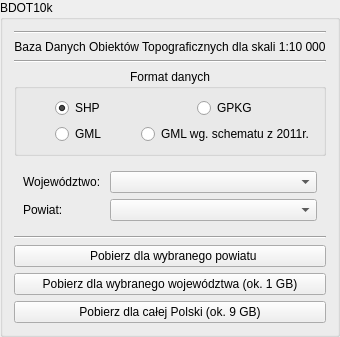
         <widget class="QgsCollapsibleGroupBox" name="bdot_groupBox">
          <property name="enabled">
           <bool>true</bool>
          </property>
          <property name="mouseTracking">
           <bool>true</bool>
          </property>
          <property name="contextMenuPolicy">
           <enum>Qt::DefaultContextMenu</enum>
          </property>
          <property name="acceptDrops">
           <bool>false</bool>
          </property>
          <property name="toolTip">
           <string/>
          </property>
          <property name="inputMethodHints">
           <set>Qt::ImhNone</set>
          </property>
          <property name="title">
           <string extracomment="cdferfvre">BDOT10k</string>
          </property>
          <property name="flat">
           <bool>true</bool>
          </property>
          <property name="collapsed">
           <bool>true</bool>
          </property>
          <layout class="QVBoxLayout" name="verticalLayout">
           <item>
            <widget class="Line" name="line_20">
             <property name="orientation">
              <enum>Qt::Horizontal</enum>
             </property>
            </widget>
           </item>
           <item>
            <widget class="QLabel" name="label_42">
             <property name="text">
              <string>Baza Danych Obiektów Topograficznych dla skali 1:10 000</string>
             </property>
             <property name="alignment">
              <set>Qt::AlignCenter</set>
             </property>
            </widget>
           </item>
           <item>
            <widget class="Line" name="line_19">
             <property name="orientation">
              <enum>Qt::Horizontal</enum>
             </property>
            </widget>
           </item>
           <item>
            <widget class="QGroupBox" name="groupBox_3">
             <property name="title">
              <string>Format danych</string>
             </property>
             <property name="alignment">
              <set>Qt::AlignHCenter|Qt::AlignTop</set>
             </property>
             <layout class="QGridLayout" name="horizontalLayout_5">
              <item row="1" column="0" alignment="Qt::AlignHCenter|Qt::AlignVCenter">
               <widget class="QRadioButton" name="bdot_shp_rdbtn">
                <property name="text">
                 <string>SHP</string>
                </property>
                <property name="checked">
                 <bool>true</bool>
                </property>
               </widget>
              </item>
              <item row="1" column="1" alignment="Qt::AlignHCenter|Qt::AlignVCenter">
               <widget class="QRadioButton" name="bdot_gpkg_rdbtn">
                <property name="text">
                 <string>GPKG</string>
                </property>
                <property name="checked">
                 <bool>false</bool>
                </property>
               </widget>
              </item>
              <item row="2" column="1" alignment="Qt::AlignHCenter|Qt::AlignVCenter">
               <widget class="QRadioButton" name="bdot_old_gml_rdbtn">
                <property name="text">
                 <string>GML wg. schematu z 2011r.</string>
                </property>
                <property name="checked">
                 <bool>false</bool>
                </property>
               </widget>
              </item>
              <item row="2" column="0" alignment="Qt::AlignHCenter|Qt::AlignVCenter">
               <widget class="QRadioButton" name="bdot_gml_rdbtn">
                <property name="text">
                 <string>GML</string>
                </property>
                <property name="checked">
                 <bool>false</bool>
                </property>
               </widget>
              </item>
             </layout>
            </widget>
           </item>
           <item>
            <widget class="QWidget" name="widget" native="true">
             <layout class="QFormLayout" name="formLayout">
              <item row="0" column="0">
               <widget class="QLabel" name="label_16">
                <property name="text">
                 <string>Województwo: </string>
                </property>
               </widget>
              </item>
              <item row="0" column="1">
               <widget class="QComboBox" name="wojewodztwo_cmbbx">
                <item>
                 <property name="text">
                  <string/>
                 </property>
                </item>
               </widget>
              </item>
              <item row="1" column="0">
               <widget class="QLabel" name="label_19">
                <property name="text">
                 <string>Powiat: </string>
                </property>
               </widget>
              </item>
              <item row="1" column="1">
               <widget class="QComboBox" name="powiat_cmbbx"/>
              </item>
             </layout>
            </widget>
           </item>
           <item>
            <widget class="Line" name="line_4">
             <property name="orientation">
              <enum>Qt::Horizontal</enum>
             </property>
            </widget>
           </item>
           <item>
            <widget class="QPushButton" name="bdot_selected_powiat_btn">
             <property name="text">
              <string>  Pobierz dla wybranego powiatu</string>
             </property>
            </widget>
           </item>
           <item>
            <widget class="QPushButton" name="bdot_selected_woj_btn">
             <property name="text">
              <string>Pobierz dla wybranego województwa (ok. 1 GB)</string>
             </property>
            </widget>
           </item>
           <item>
            <widget class="QPushButton" name="bdot_polska_btn">
             <property name="text">
              <string>Pobierz dla całej Polski (ok. 9 GB)</string>
             </property>
            </widget>
           </item>
          </layout>
         </widget>
